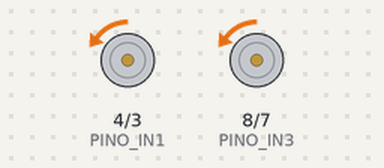
Bench run of a sketch on a simulated Arduino Uno, built with avr-gcc and run on an emulated ATmega328P. On the bench: motor-driver pin pairs drawn as motors (green arrow = first pin HIGH = forward, orange = second pin HIGH = backward, longer = more drive, scaled by the enable pin).

Above: at 2.0 s.
Timing chart, 0 to 6.7 s (numbered marks = the images above):
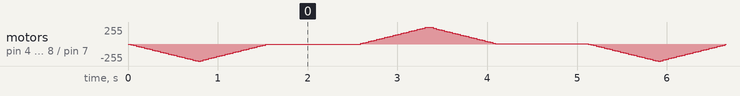

The sketch:

tcc-carro.ino
```cpp
// (licence header left out)
//declaracao dos pinos utilizados para controlar a velocidade de rotacao
const int PINO_ENA = 6;
const int PINO_ENB = 5;

//declaracao dos pinos utilizados para controlar o sentido do motor
const int PINO_IN1 = 4;
const int PINO_IN2 = 3;
const int PINO_IN3 = 8;
const int PINO_IN4 = 7;

int i = 0; //declaracao da variavel para as rampas

const int TEMPO_ESPERA = 1000; //declaracao do intervalo de 1 segundo entre os sentidos de rotacao do motor

const int TEMPO_RAMPA = 30; //declaracao do intervalo de 30 ms para as rampas de aceleracao e desaceleracao

void setup() {

  //configuração dos pinos como saida
  pinMode(PINO_ENA, OUTPUT);
  pinMode(PINO_ENB, OUTPUT);
  pinMode(PINO_IN1, OUTPUT);
  pinMode(PINO_IN2, OUTPUT);
  pinMode(PINO_IN3, OUTPUT);
  pinMode(PINO_IN4, OUTPUT);

  //inicia o codigo com os motores parados
  digitalWrite(PINO_IN1, LOW);
  digitalWrite(PINO_IN2, LOW);
  digitalWrite(PINO_IN3, LOW);
  digitalWrite(PINO_IN4, LOW);
  digitalWrite(PINO_ENA, LOW);
  digitalWrite(PINO_ENB, LOW);

}

void loop() {

  //configura os motores para o sentido horario
  digitalWrite(PINO_IN1, LOW);
  digitalWrite(PINO_IN2, HIGH);
  digitalWrite(PINO_IN3, LOW);
  digitalWrite(PINO_IN4, HIGH);

  //rampa de aceleracao
  for (i = 0; i < 256; i=i+10){
    analogWrite(PINO_ENA, i);
    analogWrite(PINO_ENB, i);
    delay(TEMPO_RAMPA); //intervalo para incrementar a variavel i
  }

  //rampa de desaceleracao
  for (i = 255; i >= 0; i=i-10){
    analogWrite(PINO_ENA, i);
    analogWrite(PINO_ENB, i);
    delay(TEMPO_RAMPA); //intervalo para incrementar a variavel i
  }

  delay(TEMPO_ESPERA); //intervalo de um segundo

  //configura os motores para o sentido anti-horario
  digitalWrite(PINO_IN1, HIGH);
  digitalWrite(PINO_IN2, LOW);
  digitalWrite(PINO_IN3, HIGH);
  digitalWrite(PINO_IN4, LOW);

  //rampa de aceleracao
  for (i = 0; i < 256; i=i+10){
    analogWrite(PINO_ENA, i);
    analogWrite(PINO_ENB, i);
    delay(TEMPO_RAMPA); //intervalo para incrementar a variavel i
  }

  //rampa de desaceleracao
  for (i = 255; i >= 0; i=i-10){
    analogWrite(PINO_ENA, i);
    analogWrite(PINO_ENB, i);
    delay(TEMPO_RAMPA); //intervalo para incrementar a variavel i
  }

  delay(TEMPO_ESPERA); //intervalo de um segundo

}
```
